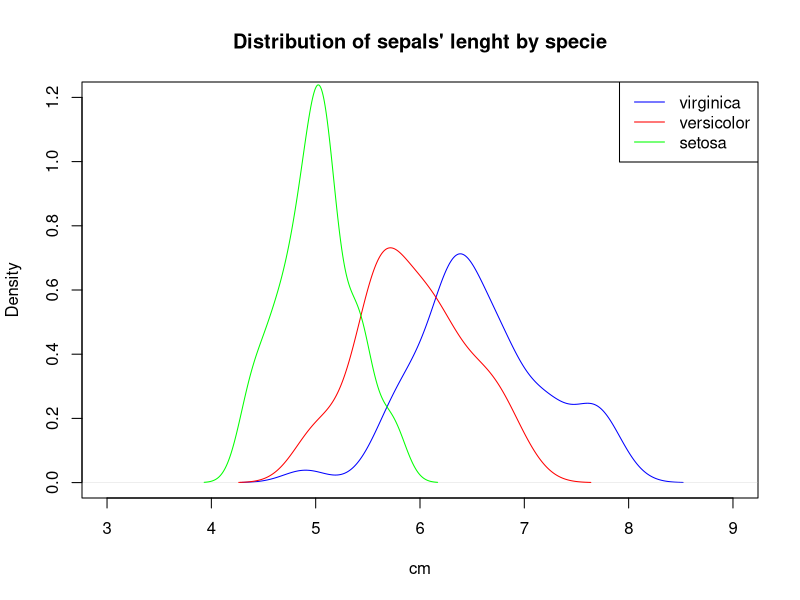
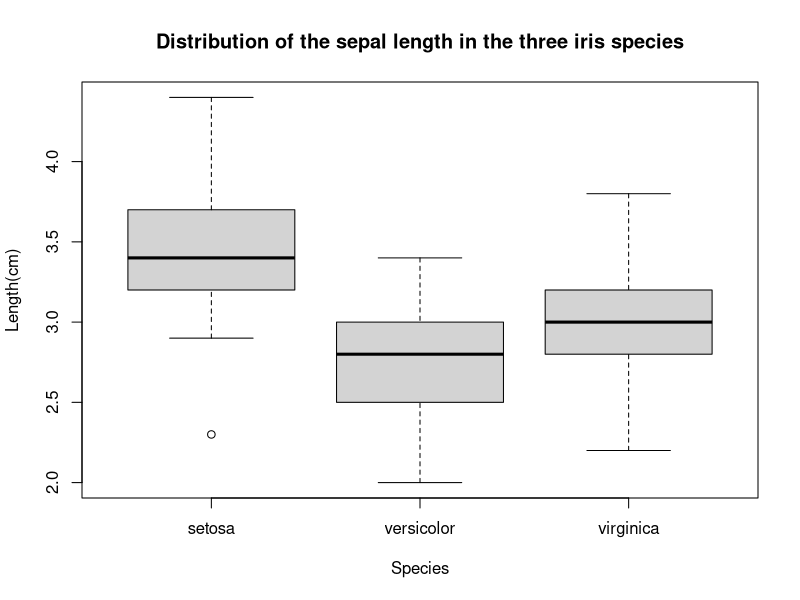

Source code (R) for these figures, in order:
# Exercice 3 ---------------------------------------------------------------
# Q1
ConvertCmToMm = function(VInCm){
  " This function convert a length in cm to a length in mm.
   :input VInCm: (vector) of double corresponding to lenghts given in cm;
   :output VInMm: (vector)of double corresponding to lenghts given in mm."
  
  VInMm <- VInCm * 10
  return(VInMm)
}
Sepal.Length.mm <- ConvertCmToMm(iris$Sepal.Length)

#Q2 
MaxPetalArea = function(Petal.Length, Petal.Width){
  " This function return the maximal area of the petal for each iris, 
  assuming that this area correspond then to a rectangle.
  :input Petal.Length: (vector) of double corresponding to the petals' lenght in cm;
  :input Petal.Width: (vector) of double corresponding to the petals' width in cm;
  :output MaxArea: (vector) of double corresponding to the petals' maximal area i cm^2;"
  MaxArea <- Petal.Length * Petal.Width
  return(MaxArea)
}

iris$Petal.Max.Petal.Area <- MaxPetalArea(iris$Petal.Length, iris$Petal.Width)
print(head(iris))

# Q3
for (i in 1:dim(iris[0])){
  if (iris$Petal.Length[i] > iris$Sepal.Length[i]){
    iris$Max.Length[i] <- iris$Petal.Length[i] 
  }
  else if(iris$Petal.Length[i] < iris$Sepal.Length[i]){
    iris$Max.Length[i] <- iris$Sepal.Length[i] 
  }
  else{ # Petal.Lenght == Sepal.Length
    iris$Max.Length[i] <- iris$Sepal.Length[i] 
  }
}
head(iris)

# Q4
for (i in 1:dim(iris[0])){
  if (iris$Max.Length[i] == iris$Sepal.Length[i]){
    iris$Part.max[i] <- paste("sepal-", iris$Sepal.Length[i]) 
  }
  else {
    iris$Part.max[i] <- paste("petal-", iris$Petal.Length[i]) 
  }
}
head(iris)

# Q5
lapply(list(iris$Sepal.Length), ConvertCmToMm)

# Q6
sapply(1:nrow(iris),function(i) max(iris$Sepal.Length[i],iris$Petal.Length[i])) 

# Q7
MedianValues <- sapply(1:ncol(iris), function(i) if(is.numeric(iris[,i])){
                                                        return(median(iris[,i]))} 
                                                  else{
                                                    return("NA")
                                                  }) 
irisNew <- rbind(iris, MedianValues)

# Q8
print(unique(iris$Species))
print(max(iris$Sepal.Length))
print(min(iris$Sepal.Length))

print(iris$Species[max(iris$Sepal.Length)])
plot(density(iris$Sepal.Length[iris$Species == "virginica"]), col= "blue", main = "Distribution of sepals' lenght by specie",
            xlab = "cm", ylim = c(0,1.2), xlim = c(3,9))
lines(density(iris$Sepal.Length[iris$Species == "versicolor"]), col= "red")
lines(density(iris$Sepal.Length[iris$Species == "setosa"]), col= "green")
legend('topright', legend=c("virginica", "versicolor", "setosa" ),
       col=c( "blue", "red", "green"), lty=1)

pdf(file="seapl_length_distribution.pdf")
boxplot(formula=Sepal.Width~Species,data=iris,main="Distribution of the sepal length in the three iris species",xlab="Species",ylab="Length(cm)",outline=T)
dev.off()


